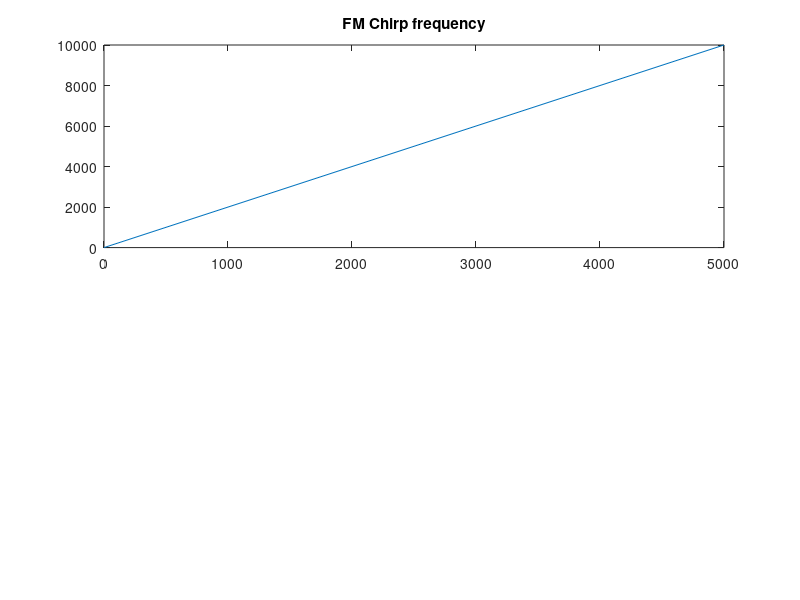

Reproduce this figure in MATLAB. (Note: this script raises an error after producing the figure.)
%   Makes FM chirp stimuli with 5ms cosine envelope
%   Signal processing toolbox is needed
clear all,close all;

%%  Create Basics
Ac=1; %amplitude of carrier wave
fm=33; %frequency of message signal (Hz)
fs=44100; %sampling frequency (Hz)
F0=5000;
F1=10000
ts=1/fs;
leng = 0.4;
t=0:ts:leng;% time vector

%%	Make FM chirp
waveform_temp = chirp(t,F0,leng,F1);           % start from F0, use time vector t, end at time=T and frequency F1

%%  Make 5ms length cosine envelopes
win = round(0.01/ts);   %   make both sides
win_freq = 44100/win;
cos_win = cos(2*pi*win_freq*t(1:win))/2+0.5;
pad_ones = [];
pad_ones(1:length(t)-win)=1;
cos_env = [cos_win(floor(win/2)+1:win) pad_ones cos_win(1:floor(win/2))];

%%  Make waveform
waveform = [];
for i=1:length(t)
    waveform(i) = waveform_temp(i)*cos_env(i);
end

%%  Plot waveform
%Waveform plot
subplot (2,1,1);
plot([0 F0],[leng F1]);
set(gcf,'Position',[300 100 600 400])
ax = gca;
title(['FM Chirp frequency']);
ax.XLabel.String = 'Time (s)';
ax.YLabel.String = 'Frequency (Hz)';

subplot (2,1,2);
plot(t,waveform,'LineWidth',1,'Color','b');
set(gca,'XLim',[0 leng])
set(gca,'XTick',0:leng:leng)
set(gca,'XTickLabel',{'0',num2str(leng)})
set(gca,'YLim',[-1 1])
ax = gca;
title([num2str(F0),'Hz to ',num2str(F1),'Hz chirp']);
ax.XLabel.String = 'Time (s)';
ax.YLabel.String = 'Relative amplitude';

%%  Plot spectrogram
[s,ff,t_sp]=specgram(waveform,[],fs);%s:freq x time   %%t is used for signal length, rename spectrogram time domain to t_sp
s=20*log10(abs(s)+eps);
figure(2)
imagesc(t_sp,ff,s);axis xy;colormap('jet');hold on

%%  Audiowrite
audiowrite('chirp_stim.wav',waveform,fs);
